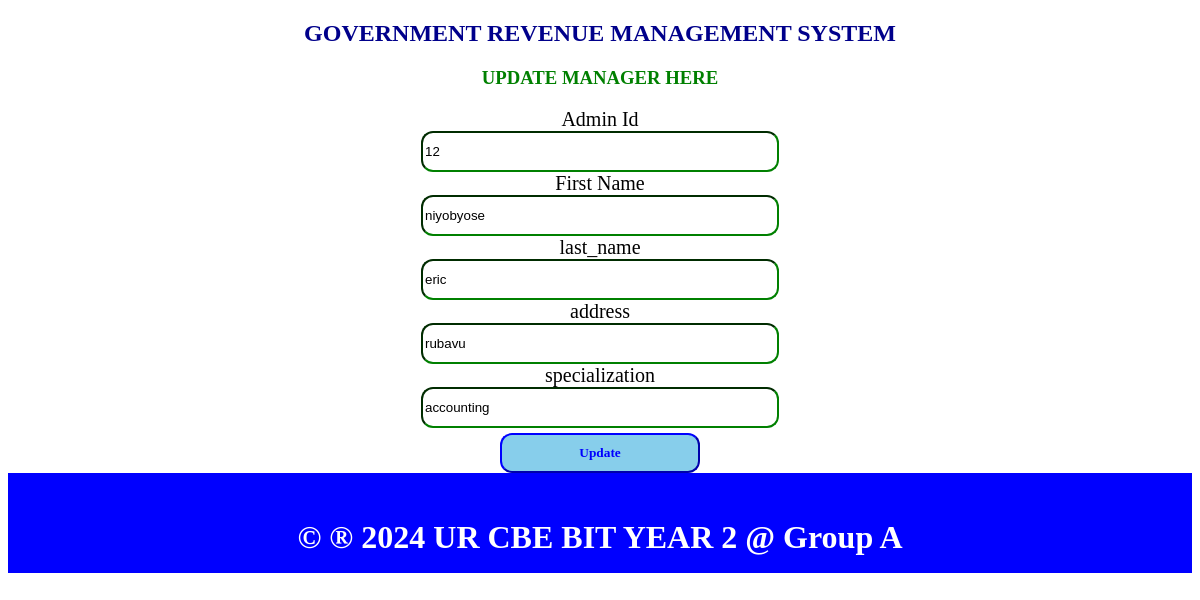
Page /manager_edit.php?mid=12 on the committed database.
### tables this page shows
CREATE TABLE `manager` (
  `mid` int(11) NOT NULL,
  `first_name` varchar(150) NOT NULL,
  `last_name` varchar(150) NOT NULL,
  `address` varchar(100) NOT NULL,
  `specialization` varchar(100) NOT NULL
);

### manager_edit.php (the view, shortened to what this page needs)
<?php
include"dbconnection.php";
if ($_SERVER['REQUEST_METHOD'] == 'GET') {
  $mid = $_GET["mid"];
    $sql = "SELECT * FROM manager WHERE mid=$mid";
    $result = $connection->query($sql);
    if ($result->num_rows > 0) {
        $row = $result->fetch_assoc();
        $first_name = $row["first_name"];
        $last_name = $row["last_name"];
        $address = $row["address"];
        $specialization = $row["specialization"];
    } else {
        header("location: /myproject/admin_table.php");
        exit;
    }
}
?>
<!DOCTYPE html>
<html>
<head>
</head>
<body>
<center>
    <h2>GOVERNMENT REVENUE MANAGEMENT SYSTEM </h2>
    <h3 style="color:green;">UPDATE MANAGER HERE</h3>
    <section class="forms">
        <form method="POST">
    <label>Admin Id</label><br>
    <input type="text" name="mid" readonly class="input" value="<?php echo $mid; ?>"><br>
     <label>First Name</label><br>
    <input type="text" name="first_name"  class="input" value="<?php echo $first_name; ?>"><br>
    <label>last_name</label><br>
    <input type="text" name="last_name" class="input" value="<?php echo $last_name; ?>"><br>
    <label>address </label><br>
    <input type="text" name="address" class="input" value="<?php echo $address; ?>" class="input"><br>
    <label>specialization</label><br>
    <input type="text" name="specialization" class="input" value="<?php echo $specialization; ?>"><br>
    <input type="submit" name="submit" value="Update" class="sb">
</form>
</section>
</center>
        <footer>
            <p><h1>&copy &reg 2024 UR CBE BIT YEAR 2 @ Group A</h1></p>
        </footer>
    </body>
    </html>

### manager_edit.php (style rules this page uses)
h2 { font-family:Castellar; color: darkblue; }
label { font-family: elephant; font-size: 20px; }
.sb { font-family:Georgia; padding: 10px; border-color: blue; background-color: skyblue; width: 200px; margin-top: 5px; border-radius: 12px; font-weight: bold; color: blue; }
.input { width: 350px; height: 35px; border-radius: 12px; border-color: green; }
footer { height: 50px; text-align: center; padding: 25px; color: white; background-color: blue; }

### rows in the picture
manager: first_name "niyobyose", last_name "eric", address "rubavu", specialization "accounting"
